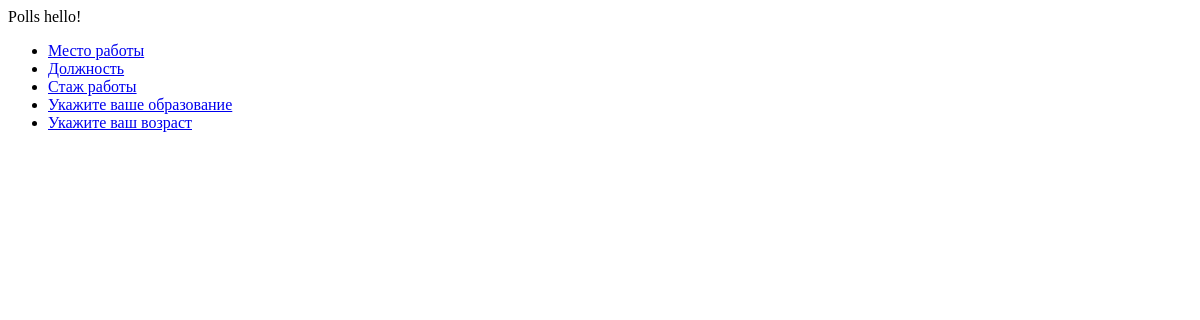
/polls/, run on an earlier commit of the app's database.
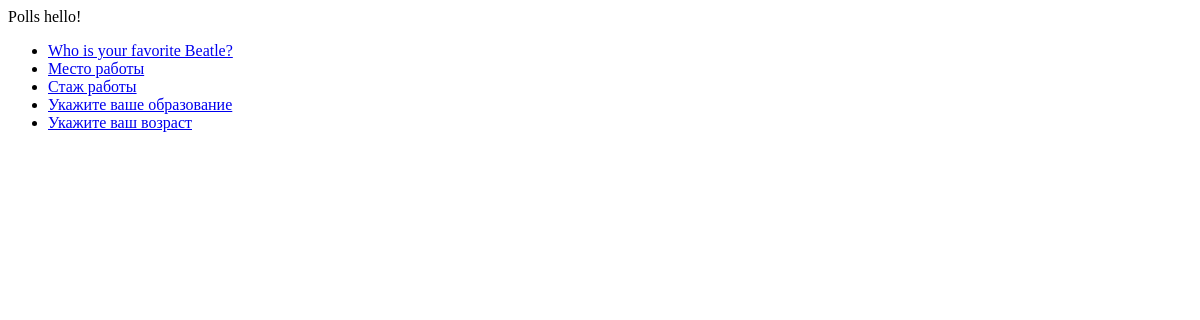
And on a later commit of the database.
### polls/models.py (models this page shows, shortened)
class Questions(models.Model):
    question_text = models.CharField(max_length=200)
    pub_date = models.DateTimeField('date_published')

### polls/views.py (the view)
class IndexView(generic.ListView):
    template_name = 'polls/index.html'
    context_object_name = 'latest_question_list'
    def get_queryset(self):
        return Questions.objects.filter(
            pub_date__lte=timezone.now()
        ).order_by('-pub_date')[:5]

### templates/polls/index.html (shortened to what this page needs)
<!DOCTYPE html>
<html lang="en">
<head>
</head>
<body>
<div>Polls hello!</div>
{% if latest_question_list %}
    <ul>
    {% for question in latest_question_list %}
        <li><a href="{% url 'polls:detail' question.id %}">{{ question.question_text }}</a></li>
    {% endfor %}
    </ul>
{% else %}
    <p>No polls are available.</p>
{% endif %}
</body>
</html>

What changed in the data, as far as the page shows it:
no longer on this page (row edited): Questions: question_text "Должность"
added Questions: question_text "Who is your favorite Beatle?"
